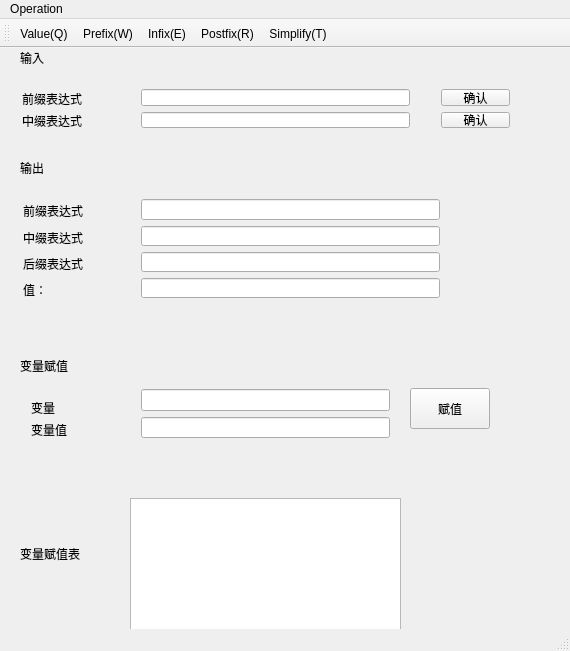
<?xml version="1.0" encoding="UTF-8"?>
<ui version="4.0">
 <class>MainWindow</class>
 <widget class="QMainWindow" name="MainWindow">
  <property name="geometry">
   <rect>
    <x>0</x>
    <y>0</y>
    <width>570</width>
    <height>651</height>
   </rect>
  </property>
  <property name="windowTitle">
   <string>MainWindow</string>
  </property>
  <widget class="QWidget" name="centralWidget">
   <widget class="QLabel" name="label_7">
    <property name="geometry">
     <rect>
      <x>20</x>
      <y>110</y>
      <width>51</width>
      <height>20</height>
     </rect>
    </property>
    <property name="text">
     <string>输出</string>
    </property>
   </widget>
   <widget class="QLabel" name="label_8">
    <property name="geometry">
     <rect>
      <x>20</x>
      <y>0</y>
      <width>51</width>
      <height>20</height>
     </rect>
    </property>
    <property name="text">
     <string>输入</string>
    </property>
   </widget>
   <widget class="QLabel" name="label_9">
    <property name="geometry">
     <rect>
      <x>20</x>
      <y>310</y>
      <width>81</width>
      <height>16</height>
     </rect>
    </property>
    <property name="text">
     <string>变量赋值</string>
    </property>
   </widget>
   <widget class="QPushButton" name="pushButton">
    <property name="geometry">
     <rect>
      <x>410</x>
      <y>340</y>
      <width>80</width>
      <height>41</height>
     </rect>
    </property>
    <property name="text">
     <string>赋值</string>
    </property>
   </widget>
   <widget class="QLabel" name="label_12">
    <property name="geometry">
     <rect>
      <x>20</x>
      <y>470</y>
      <width>91</width>
      <height>71</height>
     </rect>
    </property>
    <property name="text">
     <string>变量赋值表</string>
    </property>
   </widget>
   <widget class="QTextEdit" name="all_of_val">
    <property name="geometry">
     <rect>
      <x>130</x>
      <y>450</y>
      <width>271</width>
      <height>151</height>
     </rect>
    </property>
   </widget>
   <widget class="QWidget" name="layoutWidget">
    <property name="geometry">
     <rect>
      <x>11</x>
      <y>31</y>
      <width>111</width>
      <height>61</height>
     </rect>
    </property>
    <layout class="QVBoxLayout" name="verticalLayout">
     <item>
      <widget class="QLabel" name="label">
       <property name="text">
        <string>前缀表达式</string>
       </property>
      </widget>
     </item>
     <item>
      <widget class="QLabel" name="label_2">
       <property name="text">
        <string>中缀表达式</string>
       </property>
      </widget>
     </item>
    </layout>
   </widget>
   <widget class="QWidget" name="layoutWidget">
    <property name="geometry">
     <rect>
      <x>130</x>
      <y>30</y>
      <width>291</width>
      <height>61</height>
     </rect>
    </property>
    <layout class="QVBoxLayout" name="verticalLayout_2">
     <item>
      <widget class="QLineEdit" name="input_pre"/>
     </item>
     <item>
      <widget class="QLineEdit" name="input_in"/>
     </item>
    </layout>
   </widget>
   <widget class="QWidget" name="layoutWidget">
    <property name="geometry">
     <rect>
      <x>430</x>
      <y>30</y>
      <width>91</width>
      <height>61</height>
     </rect>
    </property>
    <layout class="QVBoxLayout" name="verticalLayout_3">
     <item>
      <widget class="QPushButton" name="input1">
       <property name="text">
        <string>确认</string>
       </property>
      </widget>
     </item>
     <item>
      <widget class="QPushButton" name="input2">
       <property name="text">
        <string>确认</string>
       </property>
      </widget>
     </item>
    </layout>
   </widget>
   <widget class="QWidget" name="layoutWidget">
    <property name="geometry">
     <rect>
      <x>12</x>
      <y>142</y>
      <width>111</width>
      <height>121</height>
     </rect>
    </property>
    <layout class="QVBoxLayout" name="verticalLayout_4">
     <item>
      <widget class="QLabel" name="label_5">
       <property name="text">
        <string>前缀表达式</string>
       </property>
      </widget>
     </item>
     <item>
      <widget class="QLabel" name="label_3">
       <property name="text">
        <string>中缀表达式</string>
       </property>
      </widget>
     </item>
     <item>
      <widget class="QLabel" name="label_4">
       <property name="text">
        <string>后缀表达式</string>
       </property>
      </widget>
     </item>
     <item>
      <widget class="QLabel" name="label_6">
       <property name="text">
        <string>值：</string>
       </property>
      </widget>
     </item>
    </layout>
   </widget>
   <widget class="QWidget" name="layoutWidget">
    <property name="geometry">
     <rect>
      <x>130</x>
      <y>140</y>
      <width>321</width>
      <height>121</height>
     </rect>
    </property>
    <layout class="QVBoxLayout" name="verticalLayout_5">
     <item>
      <widget class="QLineEdit" name="show_pre"/>
     </item>
     <item>
      <widget class="QLineEdit" name="show_in"/>
     </item>
     <item>
      <widget class="QLineEdit" name="show_post"/>
     </item>
     <item>
      <widget class="QLineEdit" name="show_value"/>
     </item>
    </layout>
   </widget>
   <widget class="QWidget" name="layoutWidget">
    <property name="geometry">
     <rect>
      <x>20</x>
      <y>340</y>
      <width>81</width>
      <height>61</height>
     </rect>
    </property>
    <layout class="QVBoxLayout" name="verticalLayout_6">
     <item>
      <widget class="QLabel" name="label_10">
       <property name="text">
        <string>变量</string>
       </property>
      </widget>
     </item>
     <item>
      <widget class="QLabel" name="label_11">
       <property name="text">
        <string>变量值</string>
       </property>
      </widget>
     </item>
    </layout>
   </widget>
   <widget class="QWidget" name="layoutWidget">
    <property name="geometry">
     <rect>
      <x>130</x>
      <y>330</y>
      <width>271</width>
      <height>71</height>
     </rect>
    </property>
    <layout class="QVBoxLayout" name="verticalLayout_7">
     <item>
      <widget class="QLineEdit" name="val"/>
     </item>
     <item>
      <widget class="QLineEdit" name="value_of_val"/>
     </item>
    </layout>
   </widget>
  </widget>
  <widget class="QMenuBar" name="menuBar">
   <property name="geometry">
    <rect>
     <x>0</x>
     <y>0</y>
     <width>570</width>
     <height>17</height>
    </rect>
   </property>
   <widget class="QMenu" name="menu">
    <property name="title">
     <string>Operation</string>
    </property>
    <addaction name="actionValue"/>
    <addaction name="actionPrefix"/>
    <addaction name="actionInfix"/>
    <addaction name="actionPostfix"/>
    <addaction name="actionSimplify_T"/>
   </widget>
   <addaction name="menu"/>
  </widget>
  <widget class="QToolBar" name="mainToolBar">
   <attribute name="toolBarArea">
    <enum>TopToolBarArea</enum>
   </attribute>
   <attribute name="toolBarBreak">
    <bool>false</bool>
   </attribute>
   <addaction name="actionValue"/>
   <addaction name="actionPrefix"/>
   <addaction name="actionInfix"/>
   <addaction name="actionPostfix"/>
   <addaction name="actionSimplify_T"/>
  </widget>
  <widget class="QStatusBar" name="statusBar"/>
  <action name="actionValue">
   <property name="checkable">
    <bool>false</bool>
   </property>
   <property name="text">
    <string>Value(&amp;Q)</string>
   </property>
   <property name="shortcut">
    <string>Ctrl+Q</string>
   </property>
  </action>
  <action name="actionPrefix">
   <property name="checkable">
    <bool>false</bool>
   </property>
   <property name="text">
    <string>Prefix(&amp;W)</string>
   </property>
   <property name="shortcut">
    <string>Ctrl+W</string>
   </property>
  </action>
  <action name="actionInfix">
   <property name="text">
    <string>Infix(&amp;E)</string>
   </property>
   <property name="shortcut">
    <string>Ctrl+E</string>
   </property>
  </action>
  <action name="actionPostfix">
   <property name="text">
    <string>Postfix(&amp;R)</string>
   </property>
   <property name="shortcut">
    <string>Ctrl+R</string>
   </property>
  </action>
  <action name="actionSimplify_T">
   <property name="text">
    <string>Simplify(&amp;T)</string>
   </property>
   <property name="shortcut">
    <string>Ctrl+T</string>
   </property>
  </action>
 </widget>
 <layoutdefault spacing="6" margin="11"/>
 <resources/>
 <connections/>
</ui>
